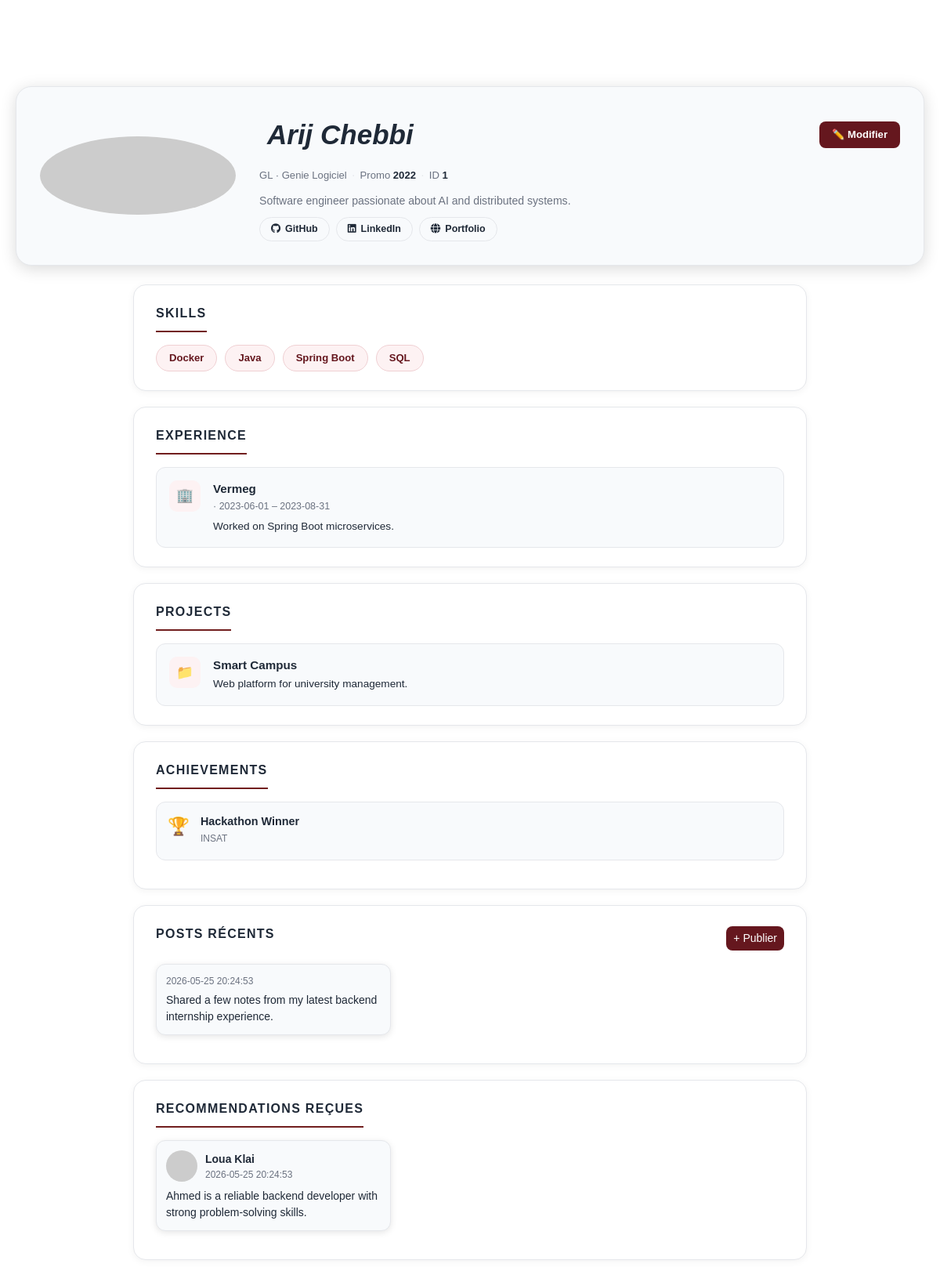
Screenshot of /frontend/pages/myprofile.php (signed in) with the database file from the repository.
### tables this page shows
CREATE TABLE IF NOT EXISTS users (
    id           INT          AUTO_INCREMENT PRIMARY KEY,
    email        VARCHAR(150) NOT NULL UNIQUE,
    password_hash VARCHAR(255) NOT NULL,
    profile_link TEXT         NULL,
    github_link TEXT         NULL,
    linkedin_link TEXT         NULL,

    tagline      VARCHAR(255) NULL,
    bio          TEXT         NULL,
    avatar_url   TEXT         NULL,
    insatien_id  INT          NOT NULL UNIQUE,
    created_at   TIMESTAMP    DEFAULT CURRENT_TIMESTAMP,
    updated_at   TIMESTAMP    DEFAULT CURRENT_TIMESTAMP ON UPDATE CURRENT_TIMESTAMP,
    FOREIGN KEY (insatien_id) REFERENCES insatien(id)
        ON DELETE CASCADE
);

CREATE TABLE IF NOT EXISTS insatien (
    id          INT          AUTO_INCREMENT PRIMARY KEY,
    nom         VARCHAR(100) NOT NULL,
    prenom      VARCHAR(100) NOT NULL,
    email       VARCHAR(150) NOT NULL UNIQUE,
    promo_year  INT          NULL,
    parcours_id INT          NULL,
    created_at  TIMESTAMP    DEFAULT CURRENT_TIMESTAMP,
    FOREIGN KEY (parcours_id) REFERENCES parcours(id)
        ON DELETE SET NULL
);

CREATE TABLE IF NOT EXISTS filieres (
    id   INT          AUTO_INCREMENT PRIMARY KEY,
    name VARCHAR(120) NOT NULL UNIQUE
);

CREATE TABLE IF NOT EXISTS parcours (
    id         INT          AUTO_INCREMENT PRIMARY KEY,
    name       VARCHAR(120) NOT NULL UNIQUE,
    filiere_id INT          NULL,
    FOREIGN KEY (filiere_id) REFERENCES filieres(id)
        ON DELETE SET NULL
);

CREATE TABLE IF NOT EXISTS skills (
    id   INT          AUTO_INCREMENT PRIMARY KEY,
    name VARCHAR(100) NOT NULL UNIQUE
);

CREATE TABLE IF NOT EXISTS experience (
    id              INT          AUTO_INCREMENT PRIMARY KEY,
    user_id         INT          NOT NULL,
    date_debut      DATE         NULL,
    date_fin        DATE         NULL,       
    entreprise      VARCHAR(255) NULL,
    experience_type ENUM('skill','job','certification') NOT NULL,
    lien            TEXT         NULL,
    description     TEXT         NULL,
    created_at      TIMESTAMP    DEFAULT CURRENT_TIMESTAMP,
    FOREIGN KEY (user_id) REFERENCES users(id) ON DELETE CASCADE,
    INDEX idx_experience_user (user_id),
    INDEX idx_experience_type (experience_type)
);

CREATE TABLE IF NOT EXISTS projects (
    id          INT          AUTO_INCREMENT PRIMARY KEY,
    user_id     INT          NOT NULL,
    title       VARCHAR(255) NOT NULL,
    description TEXT         NULL,
    lien        TEXT         NULL,            
    date_debut  DATE         NULL,
    date_fin    DATE         NULL,            
    created_at  TIMESTAMP    DEFAULT CURRENT_TIMESTAMP,
    FOREIGN KEY (user_id) REFERENCES users(id) ON DELETE CASCADE,
    INDEX idx_projects_user (user_id)
);

CREATE TABLE IF NOT EXISTS achievements (
    id               INT          AUTO_INCREMENT PRIMARY KEY,
    user_id          INT          NOT NULL,
    title            VARCHAR(255) NOT NULL,
    issuer           VARCHAR(255) NULL,       
    achievement_type ENUM('award','honour','publication','competition','other') NOT NULL DEFAULT 'other',
    date_obtained    DATE         NULL,
    lien             TEXT         NULL,
    description      TEXT         NULL,
    created_at       TIMESTAMP    DEFAULT CURRENT_TIMESTAMP,
    FOREIGN KEY (user_id) REFERENCES users(id) ON DELETE CASCADE,
    INDEX idx_achievements_user (user_id),
    INDEX idx_achievements_type (achievement_type)
);

CREATE TABLE IF NOT EXISTS posts (
    id         INT       AUTO_INCREMENT PRIMARY KEY,
    user_id    INT       NOT NULL,
    content    TEXT      NOT NULL,
    created_at TIMESTAMP DEFAULT CURRENT_TIMESTAMP,
    FOREIGN KEY (user_id) REFERENCES users(id) ON DELETE CASCADE,
    INDEX idx_posts_user (user_id),
    INDEX idx_posts_created_at (created_at)
);

CREATE TABLE IF NOT EXISTS recommandations (
    id         INT       AUTO_INCREMENT PRIMARY KEY,
    from_user  INT       NOT NULL,
    to_user    INT       NOT NULL,
    texte      TEXT      NOT NULL,
    created_at TIMESTAMP DEFAULT CURRENT_TIMESTAMP,
    CONSTRAINT chk_no_self_recommandation CHECK (from_user <> to_user),
    FOREIGN KEY (from_user) REFERENCES users(id) ON DELETE CASCADE,
    FOREIGN KEY (to_user)   REFERENCES users(id) ON DELETE CASCADE
);

### frontend/pages/myprofile.php (the view, shortened to what the rows shown need)
<?php
require_once '../../backend/config/ConnexionDB.php';
require_once '../../backend/service/profileService.php';
$conn   = ConnexionDB::getInstance();
$stmt   = $conn->prepare("SELECT id FROM users WHERE email = :email LIMIT 1");
$stmt->execute([':email' => $_SESSION['email']]);
$me     = $stmt->fetch(PDO::FETCH_ASSOC);
$userId = (int)($me['id'] ?? 0);
$service = new profileService();
try {
  $data            = $service->getFullProfile($userId);
  $user            = $data['user'];
  $skills          = $data['skills'];
  $experiences     = $data['experiences'];
  $projects        = $data['projects'];
  $achievements    = $data['achievements'];
  $recommendations = $data['recommendations'];
  $posts           = $data['posts'];
} catch (Exception $e) {
  $pageError = $e->getMessage();
  $filieres = [];
  $parcours = [];
  $user = [
    'prenom' => '',
    'nom' => '',
    'avatar_url' => null,
    'filiere' => null,
    'filiere_id' => null,
    'parcours' => null,
    'parcours_id' => null,
    'promo_year' => null,
    'insatien_id' => null,
    'tagline' => null,
    'bio' => null,
    'github_link' => null,
    'linkedin_link' => null,
    'profile_link' => null,
  ];
  $skills = [];
  $experiences = [];
  $projects = [];
  $achievements = [];
  $recommendations = [];
  $posts = [];
}
function h(?string $val): string {
    return htmlspecialchars($val ?? '', ENT_QUOTES, 'UTF-8');
}
?>
<!DOCTYPE html>
<html lang="fr">
<head>
  <link rel="stylesheet" href="/frontend/assets/css/bootstrap.min.css">
  <link rel="stylesheet" href="https://cdn.jsdelivr.net/npm/bootstrap-icons@1.10.5/font/bootstrap-icons.css">
  <link rel="stylesheet" href="/frontend/assets/css/profil.css">
  <link rel="stylesheet" href="/frontend/assets/css/myprofile.css">
  <link rel="stylesheet" href="/frontend/assets/css/footer_navbar.css">
  <link rel="stylesheet" href="https://cdnjs.cloudflare.com/ajax/libs/font-awesome/6.5.0/css/all.min.css">
</head>
<body>
<div class="container">
  <div class="profile-main">
    <div class="profile-info">
      <div class="profile-name-row">
        <h1 class="nom"><?= h($user['prenom'] . ' ' . $user['nom']) ?></h1>
        <button type="button" class="btn-edit"
                data-bs-toggle="modal" data-bs-target="#editProfileModal">
          ✏️ Modifier
        </button>
      </div>
      <div class="profile-meta">
        <?php if (!empty($user['filiere'])): ?>
          <span class="meta-badge"><?= h($user['filiere']) ?> · <?= h($user['parcours']) ?></span>
          <span class="meta-sep">·</span>
        <?php endif; ?>
        <span class="meta-badge">Promo <span class="num-id"><?= h($user['promo_year'] ?? 'N/A') ?></span></span>
        <span class="meta-sep">·</span>
        <span class="meta-badge">ID <span class="num-id"><?= h($user['insatien_id']) ?></span></span>
      </div>
      <p class="profile-bio"><?= h($user['bio'] ?: 'No bio provided.') ?></p>
      <div class="profile-links">
        <?php if (!empty($user['github_link'])): ?>
          <a href="<?= h($user['github_link']) ?>" class="profile-link-btn" target="_blank">
          </a>
        <?php endif; ?>
        <?php if (!empty($user['linkedin_link'])): ?>
          <a href="<?= h($user['linkedin_link']) ?>" class="profile-link-btn" target="_blank">
          </a>
        <?php endif; ?>
        <?php if (!empty($user['profile_link'])): ?>
          <a href="<?= h($user['profile_link']) ?>" class="profile-link-btn" target="_blank">
          </a>
        <?php endif; ?>
      </div>
    </div>
  </div>
</div>
<div class="container" style="max-width:900px; margin:0 auto; padding:0 20px 60px;">
  <div class="profile-section">
    <div class="skills-grid">
      <?php if ($skills): ?>
        <?php foreach ($skills as $skill): ?>
          <span class="skill-badge"><?= h($skill['name']) ?></span>
        <?php endforeach; ?>
      <?php else: ?>
        <p class="text-muted">No skills yet. Click "Modifier" to add some.</p>
      <?php endif; ?>
    </div>
  </div>
  <div class="profile-section">
    <div class="experience-list">
      <?php if ($experiences): ?>
        <?php foreach ($experiences as $exp): ?>
          <div class="experience-card">
            <div class="exp-icon">🏢</div>
            <div>
              <p class="exp-title"><?= h($exp['entreprise'] ?? '') ?></p>
              <p class="exp-meta">
                <?= h(ucfirst($exp['experience_type'])) ?> ·
                <?= h($exp['date_debut'] ?? '') ?> –
                <?= !empty($exp['date_fin']) ? h($exp['date_fin']) : 'Present' ?>
              </p>
              <?php if (!empty($exp['description'])): ?>
                <p class="exp-desc"><?= h($exp['description']) ?></p>
              <?php endif; ?>
            </div>
          </div>
        <?php endforeach; ?>
      <?php else: ?>
        <p class="text-muted">No experience yet.</p>
      <?php endif; ?>
    </div>
  </div>
  <div class="profile-section">
    <?php if ($projects): ?>
      <?php foreach ($projects as $proj): ?>
        <div class="experience-card">
          <div class="exp-icon">📁</div>
          <div>
            <p class="exp-title"><?= h($proj['title']) ?></p>
            <?php if (!empty($proj['description'])): ?>
              <p class="exp-desc"><?= h($proj['description']) ?></p>
            <?php endif; ?>
          </div>
        </div>
      <?php endforeach; ?>
    <?php else: ?>
      <p class="text-muted">No projects yet.</p>
    <?php endif; ?>
  </div>
  <div class="profile-section">
    <?php if ($achievements): ?>
      <?php foreach ($achievements as $ach): ?>
        <div class="achievement-card">
          <span class="achievement-icon">🏆</span>
          <div>
            <p class="achievement-title"><?= h($ach['title']) ?></p>
            <p class="achievement-meta"><?= h($ach['issuer'] ?? '') ?></p>
          </div>
        </div>
      <?php endforeach; ?>
    <?php else: ?>
      <p class="text-muted">No achievements yet.</p>
    <?php endif; ?>
  </div>
  <div class="profile-section">
    <?php if (!empty($posts)): ?>
      <?php foreach ($posts as $post): ?>
        <div class="review-card" style="margin-bottom:12px;">
          <div class="review-time"><?= h($post['created_at']) ?></div>
          <div class="review-text"><?= h($post['content']) ?></div>
        </div>
      <?php endforeach; ?>
    <?php else: ?>
      <p class="text-muted">No posts yet.</p>
    <?php endif; ?>
  </div>
  <div class="profile-section">
    <?php if ($recommendations): ?>
      <?php foreach ($recommendations as $rec): ?>
        <div class="review-card">
          <div class="review-header">
            <img src="<?= h($rec['author_avatar'] ?: '/frontend/assets/images/icon-7797704_1280.png') ?>"
                 alt="avatar" style="width:40px;height:40px;border-radius:50%;object-fit:cover;margin-right:10px;">
            <div>
              <div class="review-name"><?= h($rec['author_prenom'] . ' ' . $rec['author_nom']) ?></div>
              <div class="review-time"><?= h($rec['created_at']) ?></div>
            </div>
          </div>
          <div class="review-text"><?= h($rec['texte']) ?></div>
        </div>
      <?php endforeach; ?>
    <?php else: ?>
      <p class="text-muted">No recommendations yet.</p>
    <?php endif; ?>
  </div>
</div>
</body>
</html>

### rows the page displays
users: insatien.nom "Arij Chebbi", filieres.name "GL", parcours.name "Genie Logiciel", insatien.promo_year "2022", insatien "1", bio "Software engineer passionate about AI and distributed systems."
skills: name "Docker"
skills: name "Java"
skills: name "Spring Boot"
skills: name "SQL"
experience: entreprise "Vermeg", date_debut "2023-06-01", date_fin "2023-08-31", description "Worked on Spring Boot microservices."
projects: title "Smart Campus", description "Web platform for university management."
achievements: title "Hackathon Winner", issuer "INSAT"
posts: created_at "2026-05-25 20:24:53", content "Shared a few notes from my latest backend internship experience."
recommandations: insatien.prenom+nom "Loua Klai", created_at "2026-05-25 20:24:53", texte "Ahmed is a reliable backend developer with strong problem-solving skills."
